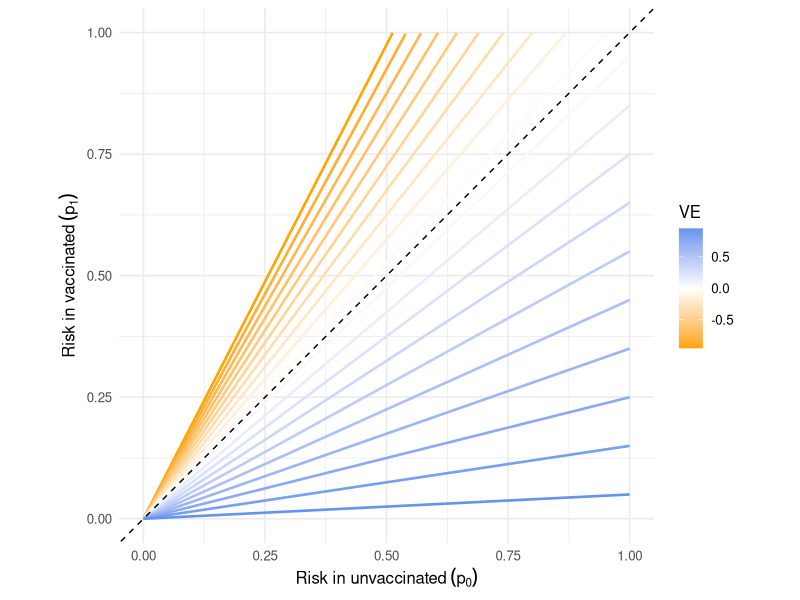
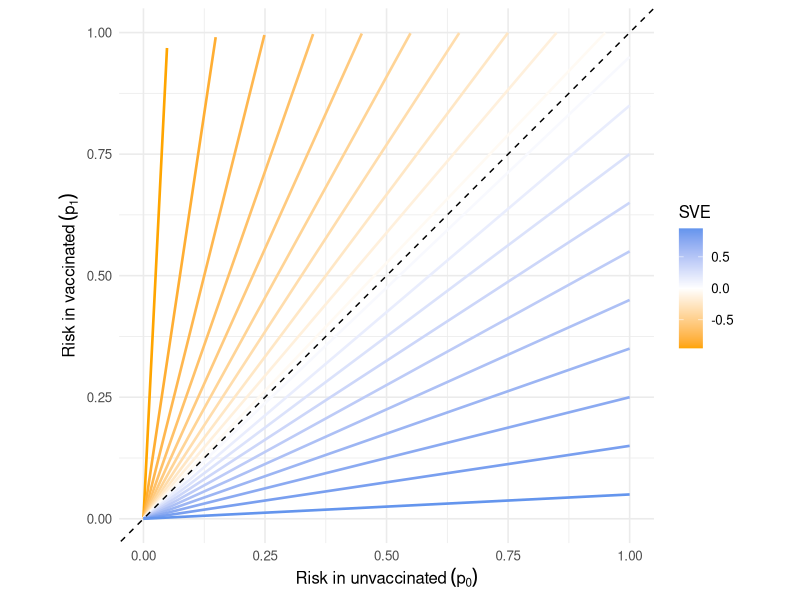
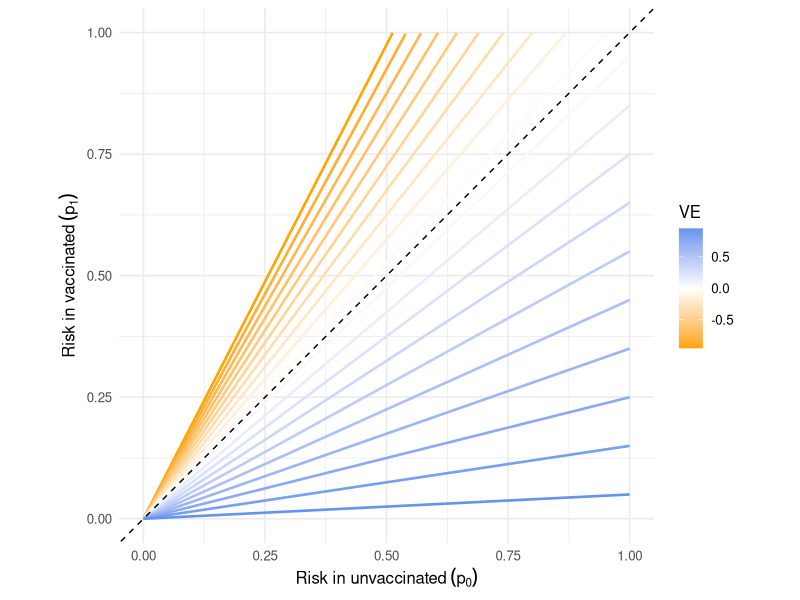
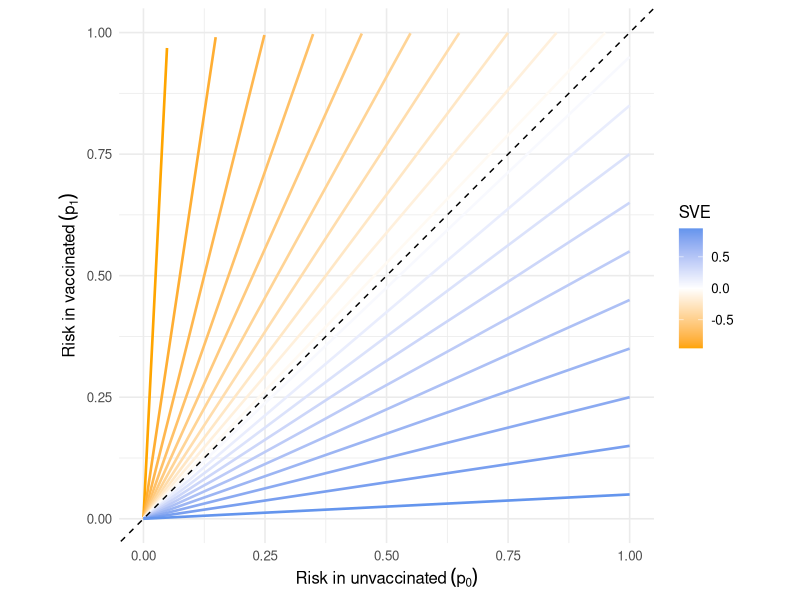

Write R code to recreate these figures, in order.
library(ggplot2)

ve_curve <- function(VE, p0_vals) {
  p1 <- (1 - VE) * p0_vals
  p1[p1 < 0] <- NA_real_
  p1[p1 > 1] <- NA_real_
  data.frame(p0 = p0_vals, p1 = p1, effect = VE)
}

sve_curve <- function(SVE, p0_vals) {
  if (SVE >= 0) {
    p1 <- (1 - SVE) * p0_vals
  } else {
    denom <- 1 + SVE
    p1 <- p0_vals / denom
  }
  p1[p1 < 0] <- NA_real_
  p1[p1 > 1] <- NA_real_
  data.frame(p0 = p0_vals, p1 = p1, effect = SVE)
}

p0_vals <- seq(0, 1, length.out = 600) 
ve_values <- seq(-0.95, 0.95, length.out = 20)
sve_values <- seq(-0.95, 0.95, length.out = 20)  

ve_lines <- do.call(rbind, lapply(ve_values, ve_curve, p0_vals = p0_vals))
sve_lines <- do.call(rbind, lapply(sve_values, sve_curve, p0_vals = p0_vals))

ggplot(ve_lines, aes(x = p0, y = p1, group = factor(effect), color = effect)) +
  geom_line(size = 0.9) +
  geom_abline(slope = 1, intercept = 0, linetype = "dashed") +
  scale_color_gradient2(name = "VE", midpoint = 0, 
                        low = "orange", mid = "white", high = "cornflower blue") + 
  labs(
    x = expression("Risk in unvaccinated" ~ (p[0])),
    y = expression("Risk in vaccinated" ~ (p[1]))) +
  coord_equal() +
  theme_minimal(base_size = 12)

ggsave("fig1-a.png", width = 5, height = 4, dpi = 300)

ggplot(sve_lines, aes(x = p0, y = p1, group = factor(effect), color = effect)) +
  geom_line(size = 0.9) +
  geom_abline(slope = 1, intercept = 0, linetype = "dashed") +
  scale_color_gradient2(name = "SVE", midpoint = 0, 
                        low = "orange", mid = "white", high = "cornflower blue") + 
  labs(
    x = expression("Risk in unvaccinated" ~ (p[0])),
    y = expression("Risk in vaccinated" ~ (p[1]))) +
  coord_equal() +
  theme_minimal(base_size = 12)

ggsave("fig1-b.png", width = 5, height = 4, dpi = 300)
